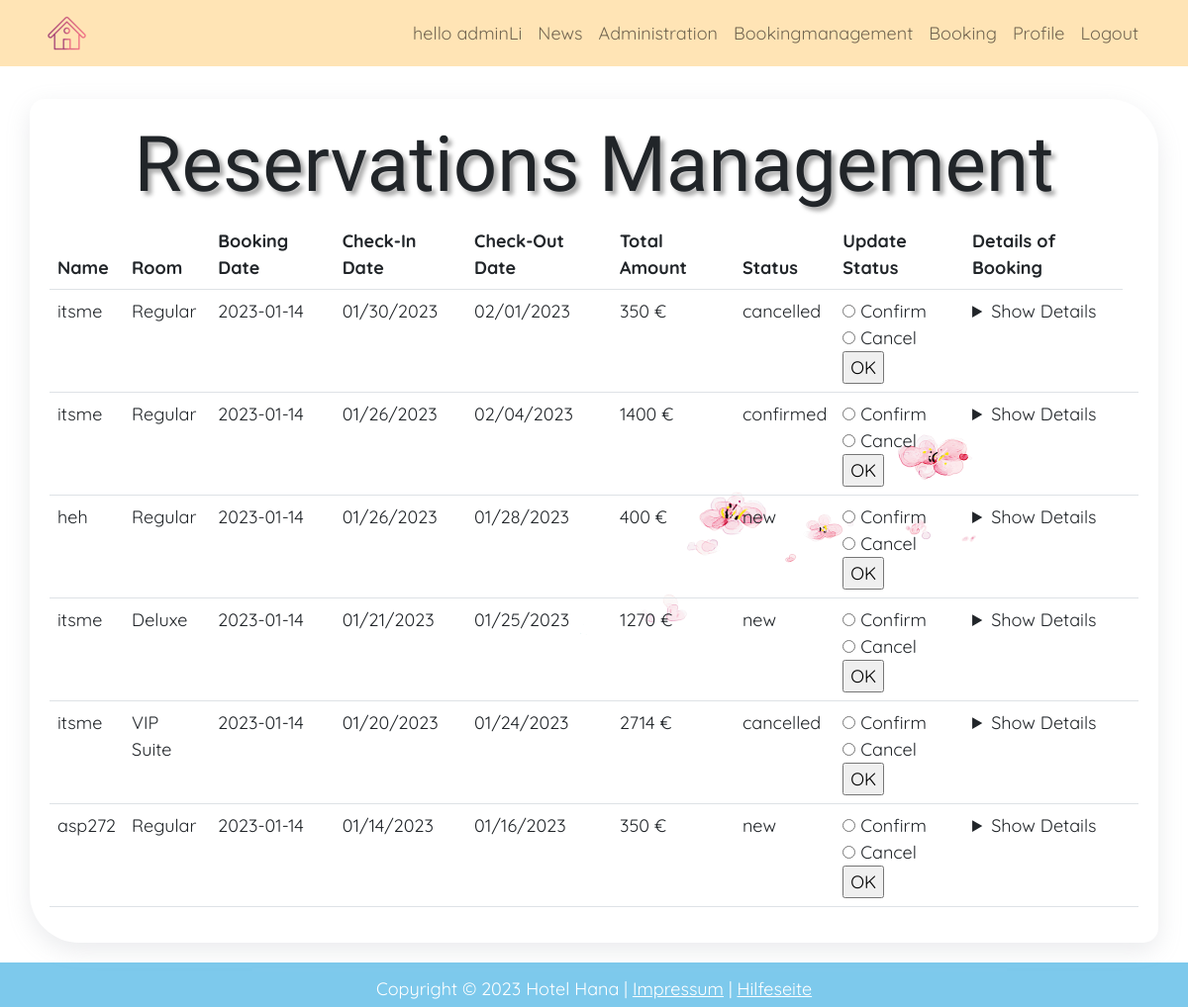
/index.php?page=adminbook (signed in), run on the app's committed database.
### tables this page shows
CREATE TABLE `reservations` (
  `id` int(11) NOT NULL,
  `name` varchar(100) NOT NULL,
  `room` varchar(100) NOT NULL,
  `sdate` varchar(100) NOT NULL,
  `edate` varchar(100) NOT NULL,
  `extra1` int(11) DEFAULT NULL,
  `extra2` int(11) DEFAULT NULL,
  `extra3` int(11) DEFAULT NULL,
  `cost` int(250) NOT NULL,
  `userId` int(11) NOT NULL,
  `date` date NOT NULL DEFAULT current_timestamp(),
  `status` varchar(250) NOT NULL DEFAULT 'new'
);

### include/admin_booking.php (the view, shortened to what this page needs)
<section id="profile" class="d-flex align-items-center">
  <div id = "box1" class="container" style="overflow-x:auto;">
    <h1>Reservations Management</h1>
        <?php
          $sql = "SELECT * FROM reservations ORDER BY sdate DESC";
          $result = mysqli_query($conn, $sql);
        ?>
        <table class="table">
          <thead class="thead-dark">
            <tr>
              <th scope="col">Name</th>
              <th scope="col">Room</th>
              <th scope="col">Booking Date</th>
              <th scope="col">Check-In Date</th>
              <th scope="col">Check-Out Date</th>
              <th scope="col">Total Amount</th>
              <th scope="col">Status</th>
              <th scope="col">Update Status</th>
              <th scope="col">Details of Booking</th>
            </tr>
          </thead>
          <tbody>
  <?php while($data = mysqli_fetch_array($result, MYSQLI_ASSOC)) { ?>
    <tr>
      <td><?php echo $data["name"]; ?></td>
      <td><?php echo $data["room"]; ?></td>
      <td><?php echo $data["date"]; ?></td>
      <td><?php echo $data["sdate"]; ?></td>
      <td><?php echo $data["edate"]; ?></td>
      <td><?php echo $data["cost"]; ?> €</td>
      <td><?php echo $data["status"]; ?></td>
      <form method="post">
        <td>
          <input type="radio" name="status" value="confirmed"> Confirm
          <br>
          <input type="radio" name="status" value="cancelled"> Cancel
          <br>
          <input type="submit" name="submit" value="OK">
        </td>
        <td>
      </form>
      <details>
  <summary>
    Show Details
  </summary>
</details>
<td>
    </tr>
    <?php } ?>
</table>
    </div>
  </section>

### res/css/myStyle.css (style rules this page uses)
body { min-height: 100vh; display: flex; flex-direction: column; background-image: url('../img/blue07.png'); background-attachment: fixed; background-repeat: no-repeat; background-position: right; font-family: 'Quicksand', sans-serif; font-size: 18px; }
h1 { text-align: center; font-family: 'Tangerine', serif; font-size: 78px; text-shadow: 4px 4px 4px #aaa; }
html { scroll-padding-top:35px; }
#profile { padding-top: 100px; background-repeat: no-repeat; background-position: left; }
#box1 { border-radius: 15px 50px; background-image: url('../img/petals2.png'); background-attachment: fixed; background-position: right; background-repeat: no-repeat; box-shadow: rgba(149, 157, 165, 0.2) 0px 8px 24px; display: block; margin-bottom: 20px; padding-bottom: 80px; padding-right: 100px; padding-left: 100px; margin-left: auto; margin-right: auto; padding: 20px; }

### data on the page
reservations: name "itsme", room "Regular", date "2023-01-14", sdate "01/30/2023", edate "02/01/2023", cost "350", status "cancelled"
reservations: name "itsme", room "Regular", date "2023-01-14", sdate "01/26/2023", edate "02/04/2023", cost "1400", status "confirmed"
reservations: name "heh", room "Regular", date "2023-01-14", sdate "01/26/2023", edate "01/28/2023", cost "400", status "new"
reservations: name "itsme", room "Deluxe", date "2023-01-14", sdate "01/21/2023", edate "01/25/2023", cost "1270", status "new"
reservations: name "itsme", room "VIP Suite", date "2023-01-14", sdate "01/20/2023", edate "01/24/2023", cost "2714", status "cancelled"
reservations: name "asp272", room "Regular", date "2023-01-14", sdate "01/14/2023", edate "01/16/2023", cost "350", status "new"

### other printed values
$_SESSION["useruid"] "adminLi"
